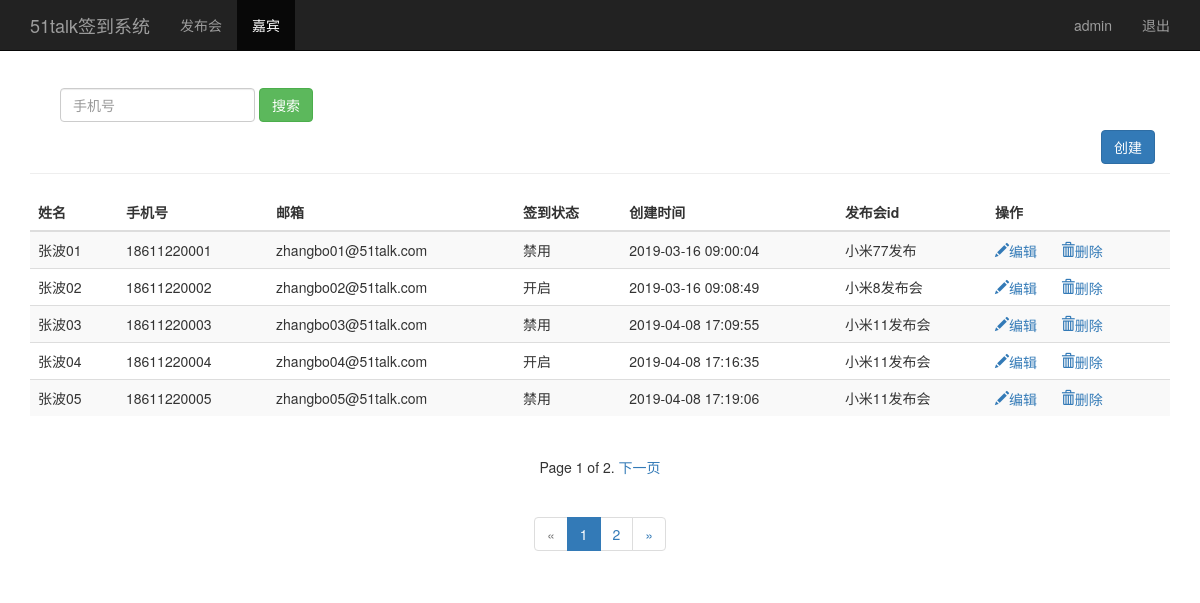
The page /search_phone/ (signed in) on the database as committed earlier.
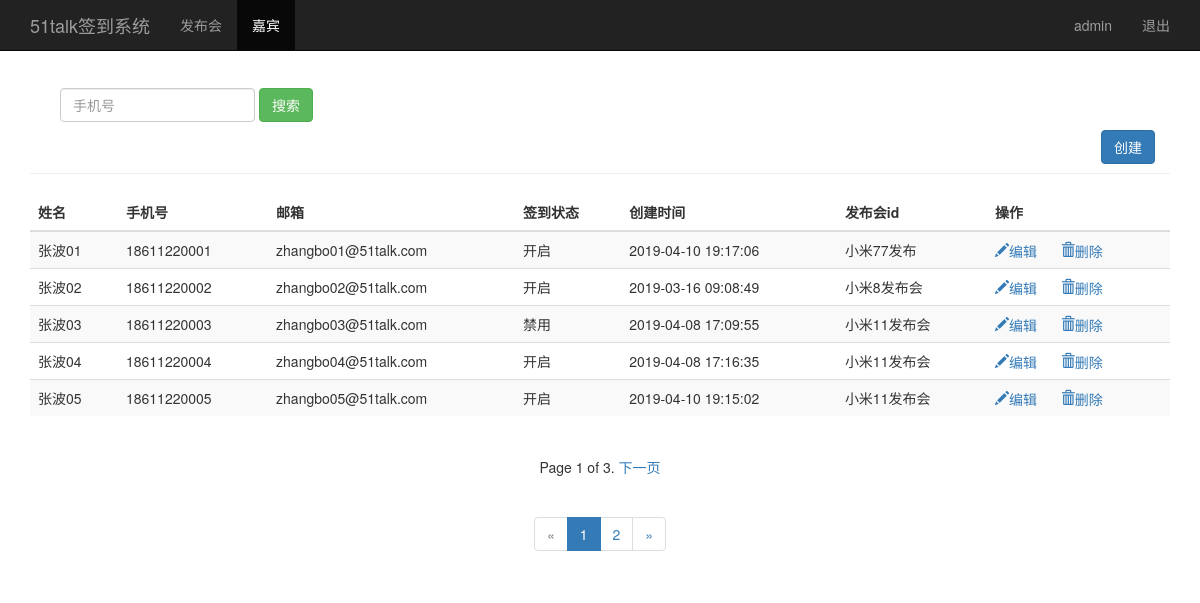
The same page on the database as committed later.
### sign/models.py (models this page shows, shortened)
class Guest(models.Model):
    event = models.ForeignKey(Event,on_delete=models.CASCADE)
    realname = models.CharField("嘉宾姓名",max_length=64)
    phone = models.CharField("嘉宾手机号",max_length=16)
    email = models.EmailField("嘉宾邮箱",)
    sign = models.BooleanField("嘉宾签到状态")
    create_time = models.DateTimeField(auto_now=True)
    class Meta:
        unique_together = ("event","phone")
        ordering = ['-id']

class Event(models.Model):
    name = models.CharField("发布会名称",max_length=100)
    limit = models.IntegerField("发布会人数")
    status = models.BooleanField("发布会状态")
    address = models.CharField("发布会地址",max_length=200)
    start_time = models.DateTimeField("发布会时间")
    create_time = models.DateTimeField(auto_now=True)
    class Meta:
        ordering = ['-id']
    def __str__(self):
        return self.name

### sign/views.py (the view)
# urls.py: path('search_phone/',views.search_phone),
@login_required
def search_phone(request):
    username = request.session.get('user','')
    search_phone = request.GET.get('phone','')
    guests = Guest.objects.filter(phone__contains=search_phone).order_by('id') #按照id升序
    if len(guests) == 0:
        return render(request,"guest_manage.html",{"user":username,"type":"list",
                                                   "search_result":"result_not",
                                                   "hint":"搜索嘉宾查询结果为空，请重新查询！！！"})
    paginator = Paginator(guests,5)
    page = request.GET.get('page')
    try:
        contacts = paginator.page(page)
    except PageNotAnInteger:
        contacts = paginator.page(1)
    except EmptyPage:
        contacts = paginator.page(paginator.num_pages)
    return render(request,"guest_manage.html",{"user":username,"guests":contacts,
                                               "type":"list","search_result":"result_data",
                                               "phone":search_phone})

### sign/templates/guest_manage.html (shortened to what the changed rows need)
<!DOCTYPE html>
<html lang="zh-CN">
  <head>
      {% load bootstrap3 %}
      {% bootstrap_css %}
  </head>
<body>
      {% if type == "list" %}
      <div class="container theme-showcase" role="main">
          <div class="row">
              <div class="col-md-6" style="width:1170px;">
                  <table class="table table-striped">
                      <thead>
                          <tr>
                              <th>姓名</th>
                              <th>手机号</th>
                              <th>邮箱</th>
                              <th>签到状态</th>
                              <th>创建时间</th>
                              <th>发布会id</th>
                              <th>操作</th>
                          </tr>
                      </thead>
                      <tbody>
                          {% for guest in guests %}
                          <tr>
                              <td>{{ guest.realname}}</td>
                              <td>{{ guest.phone}}</td>
                              <td>{{ guest.email}}</td>
                              <td>
                                  {% if guest.sign == True %}
                                  <span>开启</span>
                                  {% elif guest.sign == False %}
                                  <span>禁用</span>
                                  {% endif %}
                              </td>
                              <td>{{ guest.create_time | date:"Y-m-d H:i:s"}}</td>
                              <td>{{ guest.event }}</td>
                              <td>
                                  <a href="/guest_manage/edit_guest/{{ guest.id }}/">
                                      <i class="glyphicon glyphicon-pencil">编辑</i>
                                  </a>
                                  <a href="#" style="margin-left:20px;">
                                      <i class="glyphicon glyphicon-trash">删除</i>
                                  </a>
                              </td>
                          </tr>
                          {% endfor %}
                      </tbody>
                  </table>
              </div>
          </div>
     </div>
      {% endif %}
      <div style="text-align: center;">
          <div class="pagination">
              <span class="step-links">
                        {% if guests %}
                             <span class="current">
                                 Page {{ guests.number }} of {{ guests.paginator.num_pages }}.
                             </span>
                        {% endif %}
                  {% if guests.has_next %}
                      {% if phone %}
                            <a href="?phone={{ phone }}&page={{ guests.next_page_number}}">下一页</a>
                      {% else %}
                            <a href="?page={{ guests.next_page_number }}">下一页</a>
                      {% endif %}
                  {% endif %}
              </span>
          </div>
      </div>
</body>
</html>

Rows that differ between the two databases and show on the page:
changed Guest "张波01": create_time "2019-03-16 09:00:04" → "2019-04-10 19:17:06"; sign "禁用" → "开启"
changed Guest "张波05": create_time "2019-04-08 17:19:06" → "2019-04-10 19:15:02"; sign "禁用" → "开启"
Other text that changed with them:
{{ guests.paginator.num_pages }}: "2" → "3"
